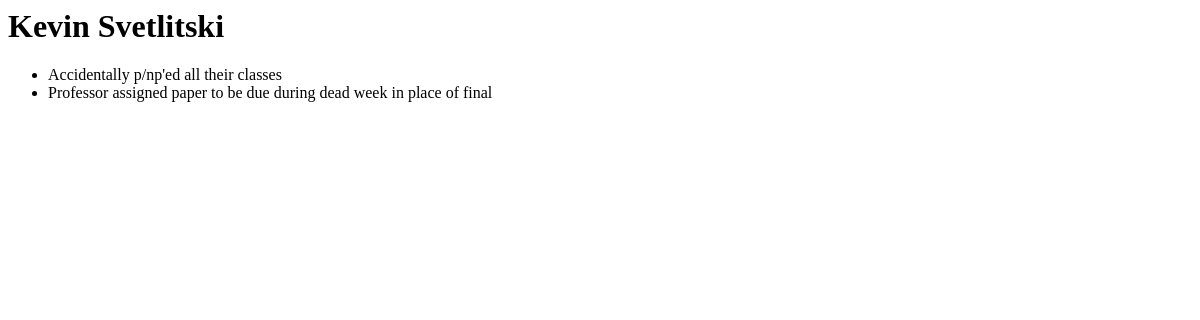
The app's page /kevin-svetlitski, older data.
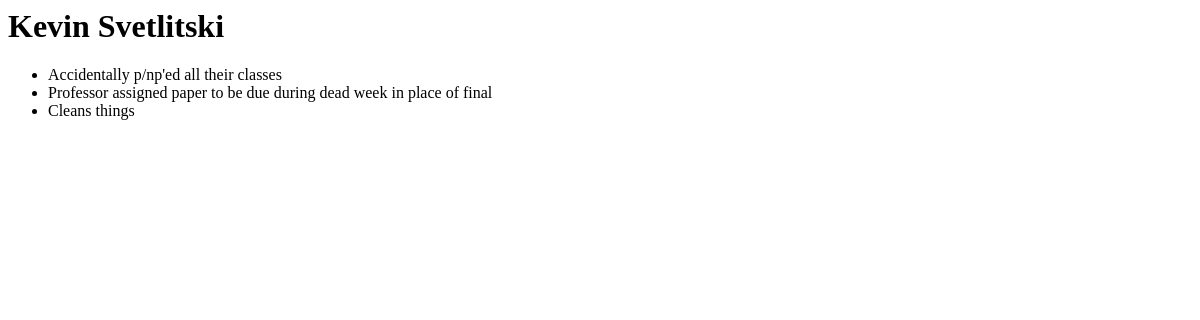
The same page, newer data.
### cases/models.py (models this page shows, shortened)
class Person(models.Model):
    ACADEMIC = 'ACA'
    GRIEVANCE = 'GRI'
    FIN_AID = 'FIN'
    CONDUCT = 'CON'
    DIVISION_CHOICES = (
        (ACADEMIC, 'Academic'),
        (GRIEVANCE, 'Grievance'),
        (FIN_AID, 'Financial Aid'),
        (CONDUCT, 'Conduct')
    )
    division = models.CharField(
        max_length=3,
        choices=DIVISION_CHOICES,
        default=ACADEMIC,
    )
    name = models.CharField(max_length=30)
    slug = models.SlugField(max_length=30, default="")

class Case(models.Model):
    client_name = models.CharField(max_length=30)
    case_short_description = models.CharField(max_length=200)
    open_date = models.DateTimeField('date case was opened')
    caseworker = models.ForeignKey(
        Person, on_delete=models.CASCADE, default=None)
    isOpen = models.BooleanField(default=True)

### cases/views.py (the view)
# urls.py: path('<str:slug>', views.PersonDetailView.as_view(), name='detail'),
class PersonDetailView(generic.DetailView):
    model = Person
    template_name = 'cases/persondetail.html'

### cases/templates/cases/persondetail.html (shortened to what this page needs)
<h1>{{ person.name }}</h1>
<ul>
{% for case in person.case_set.all %}
    <li>{{ case.case_short_description }}</li>
{% endfor %}
</ul>

Row changes from the older to the newer data that the page shows:
added Case: case_short_description "Cleans things"
